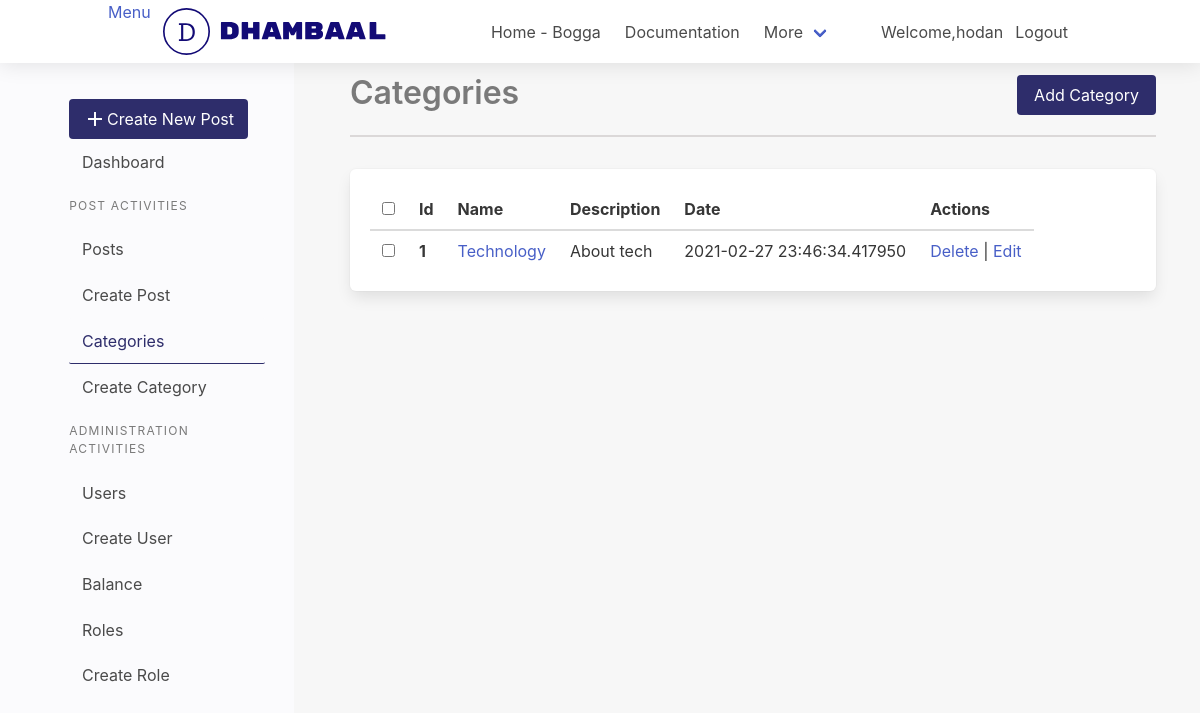
Screenshot of /dashboard/categories (signed in) with the database file from the repository.
### app/auth/models/User.py (models this page shows, shortened)
class User(db.Model, UserMixin):
    __tablename__ = 'users'
    id = db.Column(db.Integer, primary_key=True)
    email = db.Column(db.String(255), unique=True)
    username = db.Column(db.String(80), unique=True)
    name = db.Column(db.String(120), nullable=True)
    password = db.Column(db.String(255))
    role = db.Column(db.String(80), default="User")
    confirmed_at = db.Column(db.DateTime())

### app/dashboard/models/category.py (models this page shows, shortened)
@dataclass
class Category(db.Model):
    __name__ = "category"
    id: int = db.Column(db.Integer, nullable=False, primary_key=True)
    name: str = db.Column(db.String(80), nullable=False, unique=True)
    description: str = db.Column(db.Text)
    created_at: datetime = db.Column(
        db.DateTime, nullable=False, default=datetime.utcnow)
    modified_at: datetime = db.Column(
        db.DateTime, nullable=False, default=datetime.utcnow, onupdate=datetime.utcnow)

### app/dashboard/dashboard.py (the view)
@dashboard_bp.route('/categories')
def get_categories():
    categories = Category.query.all()
    return render_template("categories/list.html", categories=categories)

### app/auth/models/User.py (called while the page is built)
@login_manger.user_loader
def load_user(user_id):
    return User.query.get_or_404(int(user_id))

### app/dashboard/templates/categories/list.html
{% extends 'layout/base.html'%}
{% from "macro.html" import section_heading with context %}
{%block content%}
{{section_heading(title="Categories",link="dashboard.create_category",btn_text="Add
Category")}}
{%if not categories %}
  <div class="box">
    <p>No Categories yet</p>
  </div>
{%else%}
<table class="table box">
  <thead>
    <tr>
      <th><input type="checkbox" /></th>
      <th>Id</th>
      <th>Name</th>
      <th>Description</th>
      <th>Date</th>
      <th>Actions</th>
    </tr>
  </thead>
  <tbody>
    {% for category in categories %}
    <tr>
      <th><input type="checkbox" /></th>
      <th>{{ category.id }}</th>
      <td><a href="#">{{ category.name }}</a></td>
      <td>{{ category.description }}</td>
      <td>{{ category.created_at}}</td>
      <td>
        <a href="{{url_for('dashboard.delete_category',id=category.id)}}" onclick="confirm('Are you sure?')">Delete</a> |
        <a href="{{url_for('dashboard.update_category',id=category.id)}}">Edit</a>
      </td>
    </tr>
    {%endfor%}
  </tbody>
</table>
{%endif%}
{%endblock content%}

### app/dashboard/templates/layout/header.html (shortened to what this page needs)
<nav class="navbar" role="navigation" aria-label="main navigation">
  <div class="container">
    <div class="navbar-brand">
      <a id="sidebar-hide">Menu</a>
      <a class="navbar-item" href="{{url_for('dashboard.index')}}">
      </a>
    </div>
    <div id="nav-links" class="navbar-menu">
      <div class="navbar-start">
        <a class="navbar-item"> Home - Bogga </a>
        <a class="navbar-item"> Documentation </a>
        <div class="navbar-item has-dropdown is-hoverable">
          <a class="navbar-link"> More </a>
        </div>
      </div>
      <div class="navbar-end">
        <div class="navbar-item">
        {%if current_user.is_authenticated%}
          <p>Welcome,{{current_user.username}}</p>
           <a class="navbar-item" href="{{url_for('auth.logout')}}"> Logout </a>
          {%endif%}
        </div>
      </div>
    </div>
  </div>
</nav>

### app/site/static/css/main.css (style rules this page uses)
* { margin:0; box-sizing: border-box; }
.container { width:85%; }
.navbar { box-shadow: 0 2px 20px rgba(0, 0, 0, 0.1); }
.navbar-brand { margin-right: 5rem; }

### rows the page displays
User: username "hodan"
Category: id "1", name "Technology", description "About tech", created_at "2021-02-27 23:46:34.417950"

### other values shown
{{ title }} "Categories"
{{ btn_text }} "Add Category"
